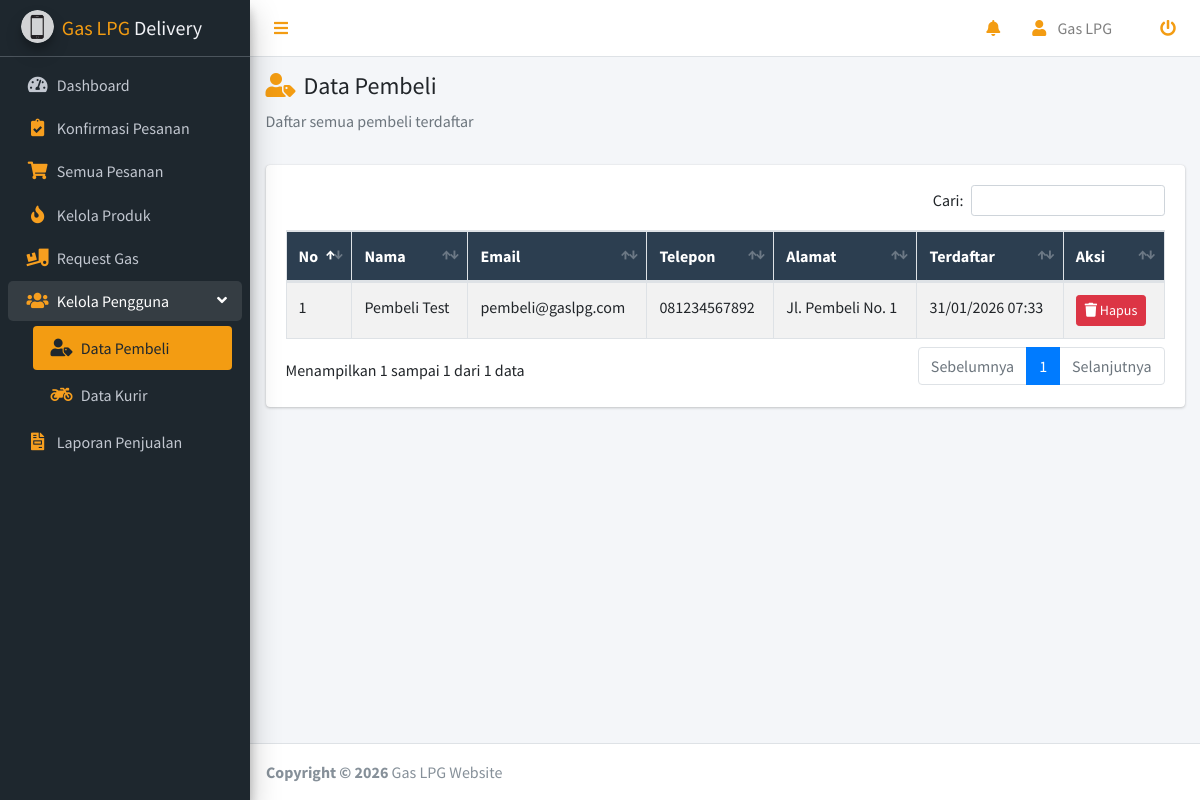
The app's page /admin/index.php?page=kelola_pembeli (signed in) with its own data.
### tables this page shows
CREATE TABLE `user` (
  `id_user` int NOT NULL AUTO_INCREMENT,
  `nama_depan` varchar(100) NOT NULL COMMENT 'Nama depan pengguna',
  `nama_belakang` varchar(100) DEFAULT NULL COMMENT 'Nama belakang pengguna',
  `email` varchar(150) NOT NULL COMMENT 'Email untuk login',
  `password` varchar(255) NOT NULL COMMENT 'Password terenkripsi',
  `telepon` varchar(15) DEFAULT NULL COMMENT 'Nomor telepon',
  `alamat` text COMMENT 'Alamat default pengguna',
  `jk` enum('L','P') DEFAULT NULL COMMENT 'Jenis kelamin: L=Laki-laki, P=Perempuan',
  `role` enum('Admin','Agen','Kurir','Pembeli') NOT NULL DEFAULT 'Pembeli' COMMENT 'Role pengguna',
  `id_agen` int DEFAULT NULL COMMENT 'ID agen untuk admin (relasi admin-agen)',
  `created_at` datetime DEFAULT CURRENT_TIMESTAMP COMMENT 'Tanggal registrasi',
  `updated_at` datetime DEFAULT CURRENT_TIMESTAMP ON UPDATE CURRENT_TIMESTAMP,
  PRIMARY KEY (`id_user`),
  UNIQUE KEY `email` (`email`),
  CONSTRAINT `fk_user_agen` FOREIGN KEY (`id_agen`) REFERENCES `user` (`id_user`) ON DELETE SET NULL
);

### admin/kelola_pembeli.php (the view, shortened to what this page needs)
<?php
$query_pembeli = mysqli_query($koneksi, "SELECT * FROM user WHERE role = 'Pembeli' ORDER BY created_at DESC");
?>
<div class="container-fluid">
    <div class="row mb-3">
        <div class="col-12">
            <h4><i class="fas fa-user-tag mr-2" style="color: #f39c12;"></i>Data Pembeli</h4>
            <p class="text-muted">Daftar semua pembeli terdaftar</p>
        </div>
    </div>
    <div class="card">
        <div class="card-body">
            <div class="table-responsive">
                <table id="dataTable" class="table table-bordered table-striped">
                    <thead style="background-color: #2c3e50; color: white;">
                        <tr>
                            <th>No</th>
                            <th>Nama</th>
                            <th>Email</th>
                            <th>Telepon</th>
                            <th>Alamat</th>
                            <th>Terdaftar</th>
                            <th>Aksi</th>
                        </tr>
                    </thead>
                    <tbody>
                        <?php
                        $no = 1;
                        while ($row = mysqli_fetch_assoc($query_pembeli)):
                        ?>
                        <tr>
                            <td><?php echo $no++; ?></td>
                            <td><?php echo $row['nama_depan'] . ' ' . $row['nama_belakang']; ?></td>
                            <td><?php echo $row['email']; ?></td>
                            <td><?php echo $row['telepon'] ?: '-'; ?></td>
                            <td><?php echo $row['alamat'] ?: '-'; ?></td>
                            <td><?php echo date('d/m/Y H:i', strtotime($row['created_at'])); ?></td>
                            <td>
                                <a href="index.php?page=kelola_pembeli&hapus=<?php echo $row['id_user']; ?>"
                                   class="btn btn-sm btn-danger"
                                   title="Hapus Pembeli"
                                   onclick="return confirm('Yakin ingin menghapus pembeli <?php echo $row['nama_depan']; ?>? Data yang sudah dihapus tidak dapat dikembalikan!');">
                                    <i class="fas fa-trash"></i> Hapus
                                </a>
                            </td>
                        </tr>
                        <?php endwhile; ?>
                    </tbody>
                </table>
            </div>
        </div>
    </div>
</div>

### records on screen
user: nama_depan "Pembeli", nama_belakang "Test", email "pembeli@gaslpg.com", telepon "081234567892", alamat "Jl. Pembeli No. 1", created_at "31/01/2026 07:33"

### other values on screen
$_SESSION['nama'] "Gas LPG"
APP_NAME "Gas LPG Website"
